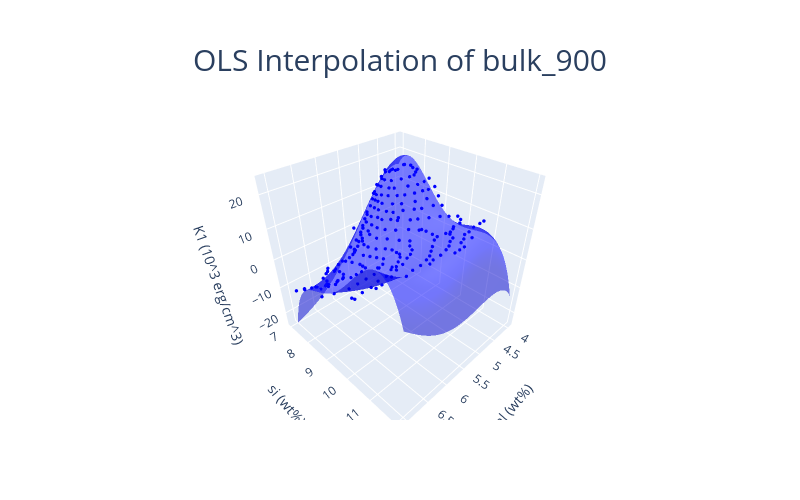

Notebook cell for this chart:
### Markdown cell above
#### OLS

### Code cell
ols_bulk_900 = OLS(BasisFunctions.functions["4d_x2y"])
ols_bulk_900.fit(bulk_900)

print("rmse: ", ols_bulk_900.calculate_rmse(bulk_900))

print("params: ", ols_bulk_900.get_params())

OLSInterpolationPlotter(
	bulk_900,
	ols_bulk_900,
	bulk_surface,
).plot()

### Figure 1 — Plotly figure (JSON) as saved in the notebook; plotly's stock layout.template omitted (floating-point values rounded to 4 significant figures; data arrays with more than 128 entries replaced by an {"elided": "..."} marker saying what was removed)
{"data": [{"marker": {"color": "blue", "size": 2}, "mode": "markers", "type": "scatter3d", "x": {"elided": "216 float values"}, "y": {"elided": "216 float values"}, "z": {"elided": "216 float values"}}, {"colorscale": [[0, "blue"], [1, "blue"]], "name": "surface", "opacity": 0.5, "showscale": false, "type": "surface", "x": [4, 4.03, 4.061, 4.091, 4.121, 4.152, 4.182, 4.212, 4.242, 4.273, 4.303, 4.333, 4.364, 4.394, 4.424, 4.455, 4.485, 4.515, 4.545, 4.576, 4.606, 4.636, 4.667, 4.697, 4.727, 4.758, 4.788, 4.818, 4.848, 4.879, 4.909, 4.939, 4.97, 5, 5.03, 5.061, 5.091, 5.121, 5.152, 5.182, 5.212, 5.242, 5.273, 5.303, 5.333, 5.364, 5.394, 5.424, 5.455, 5.485, 5.515, 5.545, 5.576, 5.606, 5.636, 5.667, 5.697, 5.727, 5.758, 5.788, 5.818, 5.848, 5.879, 5.909, 5.939, 5.97, 6, 6.03, 6.061, 6.091, 6.121, 6.152, 6.182, 6.212, 6.242, 6.273, 6.303, 6.333, 6.364, 6.394, 6.424, 6.455, 6.485, 6.515, 6.545, 6.576, 6.606, 6.636, 6.667, 6.697, 6.727, 6.758, 6.788, 6.818, 6.848, 6.879, 6.909, 6.939, 6.97, 7], "y": [7, 7.051, 7.101, 7.152, 7.202, 7.253, 7.303, 7.354, 7.404, 7.455, 7.505, 7.556, 7.606, 7.657, 7.707, 7.758, 7.808, 7.859, 7.909, 7.96, 8.01, 8.061, 8.111, 8.162, 8.212, 8.263, 8.313, 8.364, 8.414, 8.465, 8.515, 8.566, 8.616, 8.667, 8.717, 8.768, 8.818, 8.869, 8.919, 8.97, 9.02, 9.071, 9.121, 9.172, 9.222, 9.273, 9.323, 9.374, 9.424, 9.475, 9.525, 9.576, 9.626, 9.677, 9.727, 9.778, 9.828, 9.879, 9.929, 9.98, 10.03, 10.08, 10.13, 10.18, 10.23, 10.28, 10.33, 10.38, 10.43, 10.48, 10.54, 10.59, 10.64, 10.69, 10.74, 10.79, 10.84, 10.89, 10.94, 10.99, 11.04, 11.09, 11.14, 11.19, 11.24, 11.29, 11.34, 11.39, 11.44, 11.49, 11.55, 11.6, 11.65, 11.7, 11.75, 11.8, 11.85, 11.9, 11.95, 12], "z": {"elided": "100x100 float values"}}], "layout": {"height": 500, "legend": {"itemsizing": "constant"}, "scene": {"aspectmode": "cube", "xaxis": {"title": {"text": "al (wt%)"}}, "yaxis": {"title": {"text": "si (wt%)"}}, "zaxis": {"range": [-25, 25], "title": {"text": "K1 (10^3 erg/cm^3)"}}}, "title": {"font": {"size": 30}, "text": "OLS Interpolation of bulk_900", "x": 0.5, "xanchor": "center", "y": 0.9, "yanchor": "top"}, "width": 800}}
